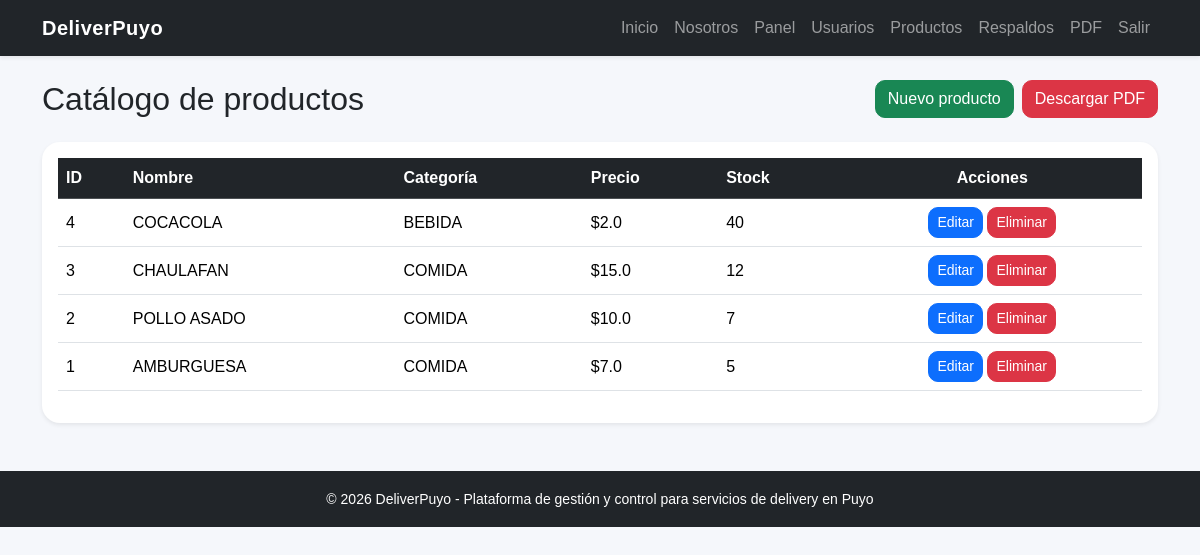
Page /productos (signed in) on the committed database.
### proyecto_DeliveryPuyo/models/producto.py (models this page shows, shortened)
class Producto(db.Model):
    __tablename__ = "productos"
    id_producto = db.Column(db.Integer, primary_key=True, autoincrement=True)
    nombre = db.Column(db.String(120), nullable=False)
    categoria = db.Column(db.String(100), nullable=False)
    precio = db.Column(db.Numeric(10, 2), nullable=False, default=0)
    stock = db.Column(db.Integer, nullable=False, default=0)
    def to_dict(self):
        return {
            "id_producto": self.id_producto,
            "nombre": self.nombre,
            "categoria": self.categoria,
            "precio": float(self.precio),
            "stock": self.stock
        }

### proyecto_DeliveryPuyo/app.py (the view)
    @app.route("/productos")
    @login_required
    def listar_productos():
        productos = [p.to_dict() for p in obtener_productos()]
        return render_template("productos/listar.html", productos=productos)

### proyecto_DeliveryPuyo/app.py (called while the page is built)
@login_manager.user_loader
def load_user(user_id):
    return obtener_usuario_por_id(user_id)

### proyecto_DeliveryPuyo/services/producto_service.py (called while the page is built)
def obtener_productos():
    return Producto.query.order_by(Producto.id_producto.desc()).all()

### proyecto_DeliveryPuyo/services/usuario_service.py (called while the page is built)
def obtener_usuario_por_id(user_id):
    try:
        return db.session.get(Usuario, int(user_id))
    except Exception:
        return None

### proyecto_DeliveryPuyo/templates/productos/listar.html (shortened to what this page needs)
{% extends 'base.html' %}
{% block content %}
<div class="d-flex justify-content-between align-items-center mb-4 flex-wrap gap-2">
    <h2 class="mb-0">Catálogo de productos</h2>
    <div class="d-flex gap-2">
        <a href="{{ url_for('crear_producto') }}" class="btn btn-success">Nuevo producto</a>
        <a href="{{ url_for('reporte_productos_pdf') }}" class="btn btn-danger">Descargar PDF</a>
    </div>
</div>
<div class="card shadow-sm border-0">
    <div class="card-body">
        <div class="table-responsive">
            <table class="table table-hover align-middle">
                <thead class="table-dark">
                    <tr>
                        <th>ID</th>
                        <th>Nombre</th>
                        <th>Categoría</th>
                        <th>Precio</th>
                        <th>Stock</th>
                        <th class="text-center">Acciones</th>
                    </tr>
                </thead>
                <tbody>
                    {% for producto in productos %}
                    <tr>
                        <td>{{ producto.id_producto }}</td>
                        <td>{{ producto.nombre }}</td>
                        <td>{{ producto.categoria }}</td>
                        <td>${{ producto.precio }}</td>
                        <td>{{ producto.stock }}</td>
                        <td class="text-center">
                            <a href="{{ url_for('editar_producto', id_producto=producto.id_producto) }}"
                               class="btn btn-primary btn-sm">
                               Editar
                            </a>
                            <form action="{{ url_for('eliminar_producto_route', id_producto=producto.id_producto) }}"
                                  method="POST"
                                  class="d-inline"
                                  onsubmit="return confirm('¿Seguro que deseas eliminar este producto del sistema?');">
                                <button type="submit" class="btn btn-danger btn-sm">Eliminar</button>
                            </form>
                        </td>
                    </tr>
                    {% else %}
                    <tr>
                        <td colspan="6" class="text-center">No existen productos registrados en DeliverPuyo.</td>
                    </tr>
                    {% endfor %}
                </tbody>
            </table>
        </div>
    </div>
</div>
{% endblock %}

### proyecto_DeliveryPuyo/templates/base.html (shortened to what this page needs)
<!DOCTYPE html>
<html lang="es">
<head>
    <link href="https://cdn.jsdelivr.net/npm/bootstrap@5.3.3/dist/css/bootstrap.min.css" rel="stylesheet">
    <link rel="stylesheet" href="{{ url_for('static', filename='css/style.css') }}">
</head>
<body>
<nav class="navbar navbar-expand-lg navbar-dark bg-dark shadow-sm">
    <div class="container">
        <a class="navbar-brand fw-bold" href="{{ url_for('index') }}">DeliverPuyo</a>
        <div class="collapse navbar-collapse" id="menuNav">
            <ul class="navbar-nav ms-auto">
                <li class="nav-item">
                    <a class="nav-link" href="{{ url_for('index') }}">Inicio</a>
                </li>
                <li class="nav-item">
                    <a class="nav-link" href="{{ url_for('nosotros') }}">Nosotros</a>
                </li>
                {% if current_user.is_authenticated %}
                    <li class="nav-item">
                        <a class="nav-link" href="{{ url_for('dashboard') }}">Panel</a>
                    </li>
                    <li class="nav-item">
                        <a class="nav-link" href="{{ url_for('usuarios') }}">Usuarios</a>
                    </li>
                    <li class="nav-item">
                        <a class="nav-link" href="{{ url_for('listar_productos') }}">Productos</a>
                    </li>
                    <li class="nav-item">
                        <a class="nav-link" href="{{ url_for('datos') }}">Respaldos</a>
                    </li>
                    <li class="nav-item">
                        <a class="nav-link" href="{{ url_for('reporte_productos_pdf') }}">PDF</a>
                    </li>
                    <li class="nav-item">
                        <a class="nav-link" href="{{ url_for('logout') }}">Salir</a>
                    </li>
                {% endif %}
            </ul>
        </div>
    </div>
</nav>
<div class="container mt-4">
    {% block content %}{% endblock %}
</div>
<footer class="bg-dark text-white text-center py-3 mt-5">
    <div class="container">
        <small>© 2026 DeliverPuyo - Plataforma de gestión y control para servicios de delivery en Puyo</small>
    </div>
</footer>
</body>
</html>

### proyecto_DeliveryPuyo/static/css/style.css (style rules this page uses)
body { background-color: #f5f7fb; font-family: Arial, Helvetica, sans-serif; }
.card { border-radius: 18px; }
.navbar-brand { letter-spacing: 0.5px; }
.table td, .table th { vertical-align: middle; }
footer { margin-top: 40px; }
.btn { border-radius: 10px; }
.shadow-sm { box-shadow: 0 0.125rem 0.25rem rgba(0, 0, 0, 0.075) !important; }

### rows in the picture
Producto: id_producto "4", nombre "COCACOLA", categoria "BEBIDA", precio "2.0", stock "40"
Producto: id_producto "3", nombre "CHAULAFAN", categoria "COMIDA", precio "15.0", stock "12"
Producto: id_producto "2", nombre "POLLO ASADO", categoria "COMIDA", precio "10.0", stock "7"
Producto: id_producto "1", nombre "AMBURGUESA", categoria "COMIDA", precio "7.0", stock "5"
